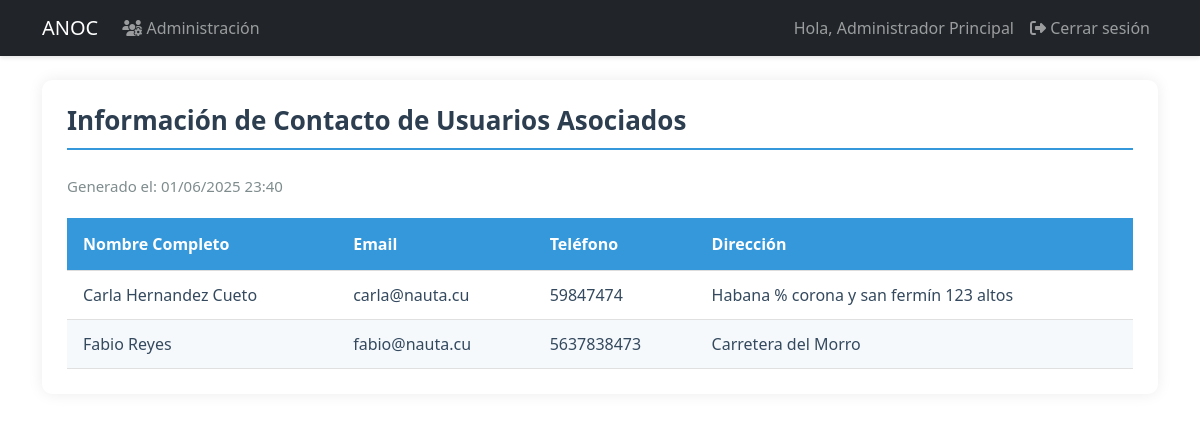
Page /reports/contact (signed in) on the committed database.
### models.py (models this page shows, shortened)
class User(UserMixin, db.Model):
    id = db.Column(db.Integer, primary_key=True)
    username = db.Column(db.String(80), unique=True, nullable=False, index=True)
    email = db.Column(db.String(120), unique=True, nullable=False, index=True)
    password_hash = db.Column(db.String(128))
    role = db.Column(db.String(20), default='user')  # 'admin', 'specialist', 'dependiente', 'user'
    is_associated = db.Column(db.Boolean, default=False, nullable=False)
    full_name = db.Column(db.String(100), nullable=False)
    phone = db.Column(db.String(20), nullable=False)
    profile_image = db.Column(db.String(255))  # Ruta de la imagen de perfil
    last_login = db.Column(db.DateTime)  # Fecha del último inicio de sesión
    is_active = db.Column(db.Boolean, default=True)  # Para manejar cuentas activas/inactivas
    address = db.Column(db.String(200))  # Nuevo campo para dirección
    birds = db.relationship('UserBirds', backref='user', lazy=True, cascade='all, delete-orphan')
    awards = db.relationship('Award', backref='user', lazy=True, cascade='all, delete-orphan')

### app.py (the view)
@app.route('/reports/contact')
@login_required
def contact_report():
    if current_user.role not in ['admin', 'specialist']:
        abort(403)
    associates = db.session.execute(
        select(User).where(User.is_associated == True).order_by(User.full_name)
    ).scalars()
    return render_template('reports/contact_report.html',
                         associates=associates,
                         now=datetime.utcnow())

### app.py (called while the page is built)
@login_manager.user_loader
def load_user(user_id):
    return db.session.get(User, int(user_id))

### templates/reports/contact_report.html (shortened to what this page needs)
{% extends "base.html" %}
{% block content %}
<div class="report-container">
    <h2 class="report-title">Información de Contacto de Usuarios Asociados</h2>
    <div class="report-header">
        <div class="report-meta">
            <span>Generado el: {{ now.strftime('%d/%m/%Y %H:%M') }}</span>
        </div>
    </div>
    <table class="report-table">
        <thead>
            <tr>
                <th>Nombre Completo</th>
                <th>Email</th>
                <th>Teléfono</th>
                <th>Dirección</th>
            </tr>
        </thead>
        <tbody>
            {% for user in associates %}
            <tr>
                <td>{{ user.full_name }}</td>
                <td>{{ user.email }}</td>
                <td>{{ user.phone }}</td>
                <td>{{ user.address or 'No registrada' }}</td>
            </tr>
            {% endfor %}
        </tbody>
    </table>
</div>
{% endblock %}

### templates/base.html (shortened to what this page needs)
<!DOCTYPE html>
<html lang="es">
<head>
    <link href="https://cdn.jsdelivr.net/npm/bootstrap@5.3.0/dist/css/bootstrap.min.css" rel="stylesheet">
    <link href="https://cdnjs.cloudflare.com/ajax/libs/font-awesome/6.4.0/css/all.min.css" rel="stylesheet">
    <link rel="stylesheet" href="{{ url_for('static', filename='css/styles.css') }}">
</head>
<body>
    <nav class="navbar navbar-expand-lg navbar-dark bg-dark">
        <div class="container">
            <a class="navbar-brand" href="{{ url_for('dashboard') }}">ANOC</a>
            <div class="collapse navbar-collapse" id="navbarNav">
                <ul class="navbar-nav me-auto">
                    {% if current_user.is_authenticated and current_user.role == 'admin' %}
                        <li class="nav-item">
                            <a class="nav-link" href="{{ url_for('admin_users') }}">
                                <i class="fas fa-users-cog"></i> Administración
                            </a>
                        </li>
                    {% endif %}
                </ul>
                <ul class="navbar-nav">
                    {% if current_user.is_authenticated %}
                        <li class="nav-item">
                            <span class="nav-link">Hola, {{ current_user.full_name }}</span>
                        </li>
                        <li class="nav-item">
                            <a class="nav-link" href="{{ url_for('logout') }}">
                                <i class="fas fa-sign-out-alt"></i> Cerrar sesión
                            </a>
                        </li>
                    {% else %}
                        <li class="nav-item">
                            <a class="nav-link" href="{{ url_for('login') }}">
                                <i class="fas fa-sign-in-alt"></i> Iniciar sesión
                            </a>
                        </li>
                    {% endif %}
                </ul>
            </div>
        </div>
    </nav>
    <div class="container mt-4">
        {% block content %}{% endblock %}
    </div>
</body>
</html>

### static/css/styles.css (style rules this page uses)
.navbar { box-shadow: 0 2px 4px rgba(0,0,0,0.1); }
:root { --primary-color: #2c3e50; --secondary-color: #4CAF50; --light-gray: #f8f9fa; --medium-gray: #e9ecef; --dark-gray: #6c757d; --text-color: #495057; --white: #ffffff; }
.report-container { padding: 20px; max-width: 100%; overflow-x: auto; }
.report-title { color: #0b0b0b; margin-bottom: 20px; }
.report-header { display: flex; justify-content: space-between; margin-bottom: 20px; }
.report-table { width: 100%; border-collapse: collapse; }
.report-table th, .report-table td { padding: 12px 15px; text-align: left; border-bottom: 1px solid #ddd; }
.report-table th { background-color: #f8f9fa; font-weight: 600; }
.report-container { font-family: 'Segoe UI', Tahoma, Geneva, Verdana, sans-serif; max-width: 100%; margin: 20px auto; padding: 25px; background: white; box-shadow: 0 0 15px rgba(0, 0, 0, 0.08); border-radius: 10px; }
.report-title { color: #2c3e50; border-bottom: 2px solid #f39c12; padding-bottom: 12px; margin-bottom: 25px; font-size: 26px; font-weight: 600; }
.report-meta { color: #7f8c8d; font-size: 15px; }
.report-table { width: 100%; border-collapse: collapse; min-width: 700px; }
.report-table th { background-color: #f39c12; color: white; padding: 14px 16px; text-align: left; font-weight: 600; }
.report-table td { padding: 12px 16px; border-bottom: 1px solid #e0e0e0; color: #34495e; }
.report-table tr:nth-child(even) { background-color: #fdf6e3; }
.report-title { color: #2c3e50; border-bottom: 2px solid #3498db; padding-bottom: 12px; margin-bottom: 25px; font-size: 26px; font-weight: 600; }
.report-table th { background-color: #3498db; color: white; padding: 14px 16px; text-align: left; font-weight: 600; }
.report-table tr:nth-child(even) { background-color: #f5f9fc; }

### rows in the picture
User: full_name "Administrador Principal"
User: full_name "Carla Hernandez Cueto", email "carla@nauta.cu", phone "59847474", address "Habana % corona y san fermín 123 altos"
User: full_name "Fabio Reyes", email "fabio@nauta.cu", phone "5637838473", address "Carretera del Morro"
